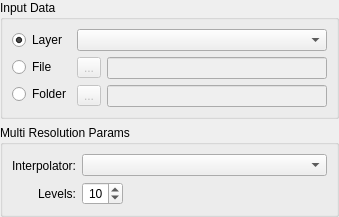
<?xml version="1.0" encoding="UTF-8"?>
<ui version="4.0">
 <class>MultiResolutionWidgetForm</class>
 <widget class="QWidget" name="MultiResolutionWidgetForm">
  <property name="geometry">
   <rect>
    <x>0</x>
    <y>0</y>
    <width>337</width>
    <height>206</height>
   </rect>
  </property>
  <property name="windowTitle">
   <string>Form</string>
  </property>
  <layout class="QGridLayout" name="gridLayout_13">
   <property name="leftMargin">
    <number>0</number>
   </property>
   <property name="topMargin">
    <number>0</number>
   </property>
   <property name="rightMargin">
    <number>0</number>
   </property>
   <property name="bottomMargin">
    <number>0</number>
   </property>
   <item row="0" column="0">
    <layout class="QGridLayout" name="gridLayout_12">
     <item row="0" column="0">
      <widget class="QGroupBox" name="groupBox">
       <property name="title">
        <string>Input Data</string>
       </property>
       <property name="flat">
        <bool>true</bool>
       </property>
       <layout class="QGridLayout" name="gridLayout_11">
        <item row="0" column="0">
         <layout class="QGridLayout" name="gridLayout_10">
          <item row="0" column="0">
           <layout class="QGridLayout" name="gridLayout_9">
            <item row="0" column="0">
             <widget class="QRadioButton" name="m_layerRadioButton">
              <property name="text">
               <string>Layer</string>
              </property>
              <property name="checked">
               <bool>true</bool>
              </property>
             </widget>
            </item>
            <item row="1" column="0">
             <widget class="QRadioButton" name="m_fileRadioButton">
              <property name="text">
               <string>File</string>
              </property>
             </widget>
            </item>
            <item row="2" column="0">
             <widget class="QRadioButton" name="m_folderRadioButton">
              <property name="text">
               <string>Folder</string>
              </property>
             </widget>
            </item>
           </layout>
          </item>
          <item row="0" column="1">
           <layout class="QGridLayout" name="gridLayout_8">
            <item row="0" column="0">
             <widget class="QComboBox" name="m_layerComboBox">
              <property name="minimumSize">
               <size>
                <width>250</width>
                <height>0</height>
               </size>
              </property>
             </widget>
            </item>
            <item row="1" column="0">
             <layout class="QGridLayout" name="gridLayout_7">
              <item row="0" column="0">
               <widget class="QToolButton" name="m_fileToolButton">
                <property name="enabled">
                 <bool>false</bool>
                </property>
                <property name="text">
                 <string>...</string>
                </property>
               </widget>
              </item>
              <item row="0" column="1">
               <widget class="QLineEdit" name="m_fileLineEdit">
                <property name="enabled">
                 <bool>false</bool>
                </property>
               </widget>
              </item>
             </layout>
            </item>
            <item row="2" column="0">
             <layout class="QGridLayout" name="gridLayout">
              <item row="0" column="0">
               <widget class="QToolButton" name="m_folderToolButton">
                <property name="enabled">
                 <bool>false</bool>
                </property>
                <property name="text">
                 <string>...</string>
                </property>
               </widget>
              </item>
              <item row="0" column="1">
               <widget class="QLineEdit" name="m_folderLineEdit">
                <property name="enabled">
                 <bool>false</bool>
                </property>
               </widget>
              </item>
             </layout>
            </item>
           </layout>
          </item>
         </layout>
        </item>
       </layout>
      </widget>
     </item>
     <item row="1" column="0">
      <widget class="QGroupBox" name="groupBox_2">
       <property name="title">
        <string>Multi Resolution Params</string>
       </property>
       <property name="flat">
        <bool>true</bool>
       </property>
       <layout class="QGridLayout" name="gridLayout_6">
        <item row="0" column="0">
         <layout class="QGridLayout" name="gridLayout_5">
          <item row="0" column="0">
           <layout class="QGridLayout" name="gridLayout_4">
            <item row="0" column="0">
             <widget class="QLabel" name="label">
              <property name="text">
               <string>Interpolator:</string>
              </property>
              <property name="alignment">
               <set>Qt::AlignRight|Qt::AlignTrailing|Qt::AlignVCenter</set>
              </property>
             </widget>
            </item>
            <item row="1" column="0">
             <widget class="QLabel" name="label_2">
              <property name="text">
               <string>Levels:</string>
              </property>
              <property name="alignment">
               <set>Qt::AlignRight|Qt::AlignTrailing|Qt::AlignVCenter</set>
              </property>
             </widget>
            </item>
           </layout>
          </item>
          <item row="0" column="1">
           <layout class="QGridLayout" name="gridLayout_3">
            <item row="0" column="0">
             <widget class="QComboBox" name="m_interpolatorComboBox"/>
            </item>
            <item row="1" column="0">
             <layout class="QGridLayout" name="gridLayout_2">
              <item row="0" column="0">
               <widget class="QSpinBox" name="m_levelsSpinBox">
                <property name="alignment">
                 <set>Qt::AlignRight|Qt::AlignTrailing|Qt::AlignVCenter</set>
                </property>
                <property name="minimum">
                 <number>1</number>
                </property>
                <property name="value">
                 <number>10</number>
                </property>
               </widget>
              </item>
              <item row="0" column="1">
               <spacer name="horizontalSpacer">
                <property name="orientation">
                 <enum>Qt::Horizontal</enum>
                </property>
                <property name="sizeHint" stdset="0">
                 <size>
                  <width>40</width>
                  <height>20</height>
                 </size>
                </property>
               </spacer>
              </item>
             </layout>
            </item>
           </layout>
          </item>
         </layout>
        </item>
       </layout>
      </widget>
     </item>
    </layout>
   </item>
  </layout>
 </widget>
 <tabstops>
  <tabstop>m_layerRadioButton</tabstop>
  <tabstop>m_layerComboBox</tabstop>
  <tabstop>m_fileRadioButton</tabstop>
  <tabstop>m_fileToolButton</tabstop>
  <tabstop>m_fileLineEdit</tabstop>
  <tabstop>m_folderRadioButton</tabstop>
  <tabstop>m_folderToolButton</tabstop>
  <tabstop>m_folderLineEdit</tabstop>
  <tabstop>m_interpolatorComboBox</tabstop>
  <tabstop>m_levelsSpinBox</tabstop>
 </tabstops>
 <resources/>
 <connections>
  <connection>
   <sender>m_folderRadioButton</sender>
   <signal>toggled(bool)</signal>
   <receiver>m_folderToolButton</receiver>
   <slot>setEnabled(bool)</slot>
   <hints>
    <hint type="sourcelabel">
     <x>58</x>
     <y>98</y>
    </hint>
    <hint type="destinationlabel">
     <x>91</x>
     <y>96</y>
    </hint>
   </hints>
  </connection>
  <connection>
   <sender>m_layerRadioButton</sender>
   <signal>toggled(bool)</signal>
   <receiver>m_layerComboBox</receiver>
   <slot>setEnabled(bool)</slot>
   <hints>
    <hint type="sourcelabel">
     <x>59</x>
     <y>48</y>
    </hint>
    <hint type="destinationlabel">
     <x>91</x>
     <y>45</y>
    </hint>
   </hints>
  </connection>
  <connection>
   <sender>m_fileRadioButton</sender>
   <signal>toggled(bool)</signal>
   <receiver>m_fileToolButton</receiver>
   <slot>setEnabled(bool)</slot>
   <hints>
    <hint type="sourcelabel">
     <x>54</x>
     <y>70</y>
    </hint>
    <hint type="destinationlabel">
     <x>90</x>
     <y>68</y>
    </hint>
   </hints>
  </connection>
 </connections>
</ui>
